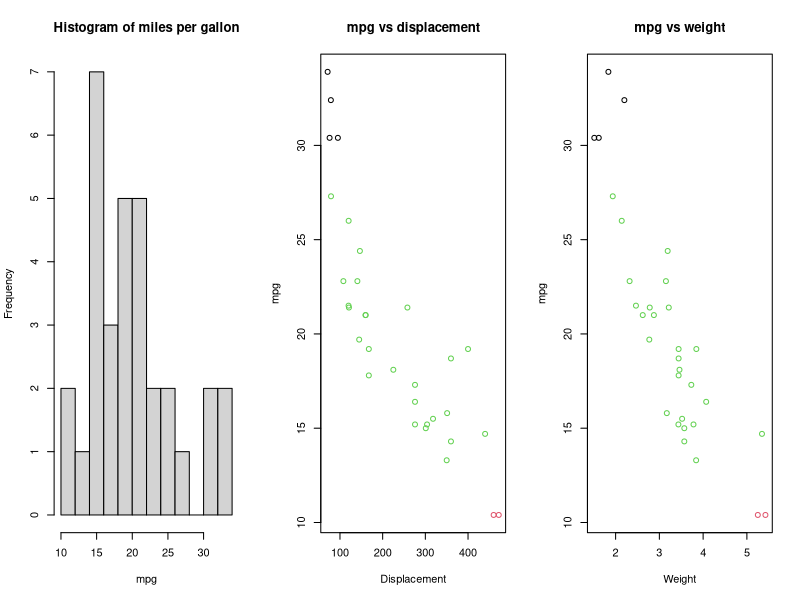

Write the R code that produced this figure. (Note: this script raises an error after producing the figure.)
## ---- chunk 1
library(dplyr)
library(caret)
rm(list=ls())
## ---- chunk 2
df <- mtcars
df$cyl <- as.factor(df$cyl)
df$vs <- as.factor(df$vs)
df$am <- as.factor(df$am)
df$gear <- as.factor(df$gear)
df$carb <- as.factor(df$carb)

df_plot <- df

df_fit <- df
df_fit$y <- df_fit$mpg
df_fit <- df_fit[, which('mpg' != colnames(df_fit))]
df_fit <- df_fit[, which('qsec' != colnames(df_fit))]
## ---- chunk 3
df_plot$mpg_category <- ifelse(df_plot$mpg < 11, "low", ifelse(df_plot$mpg > 30, 'high', 'medium'))
df_plot$mpg_category <- factor(df_plot$mpg_category)

par(mfrow=c(1, 3), 1)
hist(
    df_plot$mpg,
    breaks=15,
    xlab="mpg",
    ylab='Frequency',
    main="Histogram of miles per gallon"
    )

plot(
    y=df_plot$mpg,
    x=df_plot$disp,
    col=df_plot$mpg_category,
    xlab="Displacement",
    ylab='mpg',
    main="mpg vs displacement"
    )

plot(
    y=df_plot$mpg,
    x=df_plot$wt,
    col=df_plot$mpg_category,
    xlab="Weight",
    ylab='mpg',
    main="mpg vs weight"
    )
## ---- chunk 4
lasso_next_variable <- function(df_lasso){
    lasso_fit <- train(y ~ .-1, data=df_lasso, method='lasso')
    next_variable <- lasso_fit$finalModel$actions[1]
    print(next_variable)    
}
## ---- chunk 5
find_fit_type <- function(df, x){
    if (class(x) == "factor"){
        print('Use regular fit because the fitted value is a factor')
        return(lm(y ~ x - 1, data=df_fit))
    }
    fit1 <- lm(y ~ x, data=df_fit)
    fit2 <- lm(y ~ x + I(x^2), data=df)
    fit3 <- lm(y ~ x + I(x^2) + I(x^3), data=df)
    anova_outcome <- anova(fit1, fit2, fit3)
    anova_outcome_short <- c(
        second_degree=anova_outcome$`Pr(>F)`[1],
        third_degree=anova_outcome$`Pr(>F)`[2]
        )
    print(anova_outcome_short)

    
    if (is.na(anova_outcome$`Pr(>F)`[2])){
        print('anova for second degree polynomial is NA so use first degree')
        return(fit1)
    }
    else if (anova_outcome$`Pr(>F)`[3] < 0.1){
        print('A third degree polynomial is the best fit')
        return(fit3)
    }
    else if (anova_outcome$`Pr(>F)`[2] < 0.1){
        print('A second degree polynomial is the best fit')
        return(fit2)
    }
    else {
        print('A first degree polynomial is the best fit')
        return(fit1) 
    }
}
## ---- chunk 6
update_df_fit <- function(df_fit, fitted_column, fit) {
    df_fit$y <- df_fit$y - predict(fit)
    columns_to_keep <- colnames(df_fit)[which(fitted_column != colnames(df_fit))]
    df_fit <- df_fit[, columns_to_keep]
}
## ---- chunk 7
next_var <- lasso_next_variable(df_fit)
## ---- chunk 8
fitted_column <- 'wt'
best_fit <- find_fit_type(df_fit, df_fit$wt)
## ---- chunk 9
df_fit <- update_df_fit(df_fit, fitted_column, best_fit)
## ---- chunk 10
next_var <- lasso_next_variable(df_fit)
## ---- chunk 11
best_fit <- find_fit_type(df_fit, df_fit$hp)
## ---- chunk 12
global_best_fit <- lm(mpg ~ wt + I(wt^2) + hp, data=df)
previous_best_fit <- lm(mpg ~ wt + I(wt^2), data=df)
anova(previous_best_fit, global_best_fit)
## ---- chunk 13
fitted_column <- 'hp'
df_fit <- update_df_fit(df_fit, fitted_column, best_fit)
## ---- chunk 14
next_var <- lasso_next_variable(df_fit)
## ---- chunk 15
best_fit <- find_fit_type(df_fit, df_fit$am)
## ---- chunk 16
previous_best_fit <- lm(mpg ~ wt + I(wt^2) + hp + I(hp^2), data=df)
global_best_fit <- lm(mpg ~ wt + I(wt^2) + hp + I(hp^2) + am, data=df)
anova(previous_best_fit, global_best_fit)
## ---- chunk 17
summary(lm(mpg ~ wt + I(wt^2) + hp + I(hp^2) + am, data=df))
## ---- chunk 18
lasso_next_variable <- function(df_lasso){
    lasso_fit <- train(y ~ .-1, data=df_lasso, method='lasso')
    next_variable <- lasso_fit$finalModel$actions[1]
    print(next_variable)
}
## ---- chunk 19
find_fit_type <- function(df, x){
    if (class(x) == "factor"){
        print('Use regular fit because the fitted value is a factor')
        return(lm(y ~ x - 1, data=df_fit))
    }
    fit1 <- lm(y ~ x, data=df_fit)
    fit2 <- lm(y ~ x + I(x^2), data=df)
    fit3 <- lm(y ~ x + I(x^2) + I(x^3), data=df)
    anova_outcome <- anova(fit1, fit2, fit3)
    anova_outcome_short <- c(
        second_degree=anova_outcome$`Pr(>F)`[1],
        third_degree=anova_outcome$`Pr(>F)`[2]
        )
    print(anova_outcome_short)

    if (is.na(anova_outcome$`Pr(>F)`[2])){
        print('anova for second degree polynomial is NA so use first degree')
        return(fit1)
    }
    else if (anova_outcome$`Pr(>F)`[3] < 0.1){
        print('A third degree polynomial is the best fit')
        return(fit3)
    }
    else if (anova_outcome$`Pr(>F)`[2] < 0.1){
        print('A second degree polynomial is the best fit')
        return(fit2)
    }
    else {
        print('A first degree polynomial is the best fit')
        return(fit1)
    }
}
## ---- chunk 20
update_df_fit <- function(df_fit, fitted_column, fit) {
    df_fit$y <- df_fit$y - predict(fit)
    columns_to_keep <- colnames(df_fit)[which(fitted_column != colnames(df_fit))]
    df_fit <- df_fit[, columns_to_keep]
}
## ---- chunk 21
par(mfrow=c(1, 2))
used_fit <- lm(mpg ~ wt + I(wt^2) + hp + I(hp^2), data=df)
plot(
    df$mpg,
    used_fit$residuals,
    xlab='residuals',
    ylab='mpg',
    main="residual variation with mpg"
    )
hist(
    used_fit$residuals,
    xlab='residual values',
    main='Histogram of residual values'
    )
